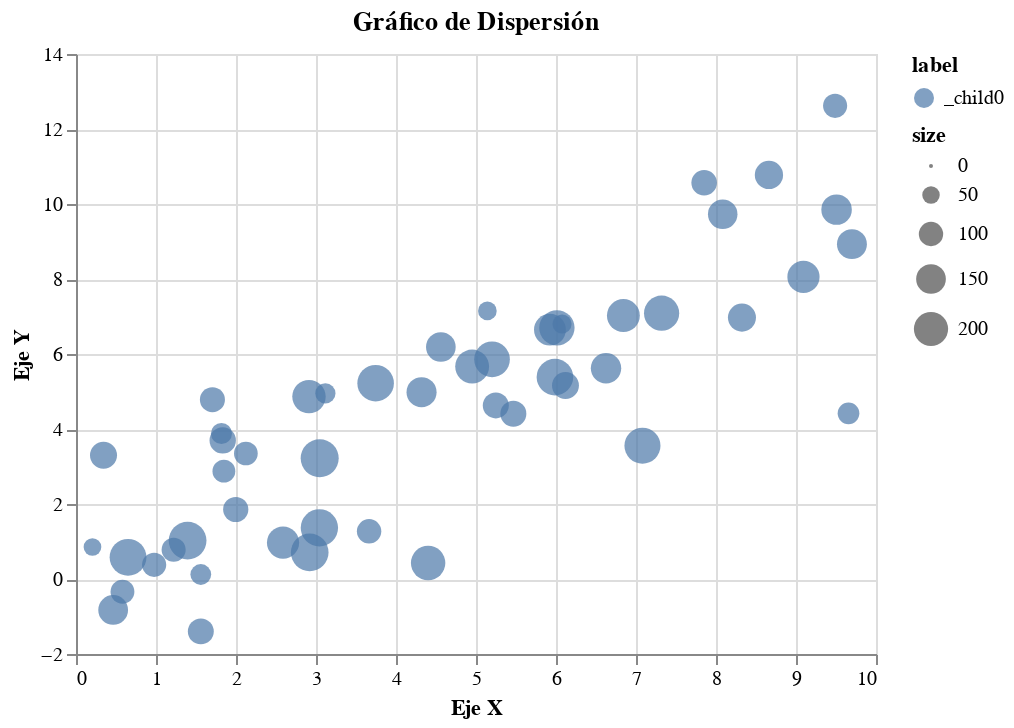

The cell this chart's notebook holds for it:
### Markdown cell above
## 1. Gráfico de Dispersión

### Code cell
# Crear un gráfico de dispersión en Matplotlib
fig, ax = plt.subplots(figsize=(8, 6))

# Generar datos
np.random.seed(42)
x = np.random.rand(50) * 10
y = x + np.random.randn(50) * 2
sizes = np.random.rand(50) * 200 + 50

# Crear el gráfico de dispersión
scatter = ax.scatter(x, y, s=sizes, alpha=0.6, c=x, cmap='viridis')

ax.set_title('Gráfico de Dispersión')
ax.set_xlabel('Eje X')
ax.set_ylabel('Eje Y')
ax.grid(True, alpha=0.3)

plt.colorbar(scatter, ax=ax, label='Valor X')
plt.show()

# Detectar el tipo de gráfico
plot_type = detect_plot_type(ax)
print(f"Tipo de gráfico detectado: {plot_type}")

# Convertir a Vega-Lite
vega_scatter = mpl_to_vega(fig, ax, verbose=True)

# Mostrar el gráfico de Vega-Lite
vega_scatter

### Figure 1 — Vega-Lite specification as saved in the notebook (floating-point values rounded to 4 significant figures)
{"config": {"view": {"continuousWidth": 300, "continuousHeight": 300}}, "data": {"name": "data-80aa62fc8f5d39234dad17553a6759ef"}, "mark": {"type": "circle"}, "encoding": {"color": {"field": "label", "type": "nominal"}, "size": {"field": "size", "type": "quantitative"}, "x": {"field": "x", "title": "Eje X", "type": "quantitative"}, "y": {"field": "y", "title": "Eje Y", "type": "quantitative"}}, "height": 300, "title": "Gráfico de Dispersión", "width": 400, "$schema": "https://vega.github.io/schema/vega-lite/v5.20.1.json", "datasets": {"data-80aa62fc8f5d39234dad17553a6759ef": [{"x": 3.745, "y": 5.222, "size": 228.5, "label": "_child0"}, {"x": 9.507, "y": 9.85, "size": 157.9, "label": "_child0"}, {"x": 7.32, "y": 7.089, "size": 211.5, "label": "_child0"}, {"x": 5.987, "y": 5.384, "size": 229.2, "label": "_child0"}, {"x": 1.56, "y": -1.397, "size": 113.6, "label": "_child0"}, {"x": 1.56, "y": 0.1203, "size": 72.01, "label": "_child0"}, {"x": 0.5808, "y": -0.3404, "size": 95.59, "label": "_child0"}, {"x": 8.662, "y": 10.78, "size": 135.4, "label": "_child0"}, {"x": 6.011, "y": 6.698, "size": 213.6, "label": "_child0"}, {"x": 7.081, "y": 3.555, "size": 222.1, "label": "_child0"}, {"x": 0.2058, "y": 0.854, "size": 51.39, "label": "_child0"}, {"x": 9.699, "y": 8.929, "size": 152.1, "label": "_child0"}, {"x": 8.324, "y": 6.971, "size": 133.5, "label": "_child0"}, {"x": 2.123, "y": 3.347, "size": 94.42, "label": "_child0"}, {"x": 1.818, "y": 3.88, "size": 73.97, "label": "_child0"}, {"x": 1.834, "y": 3.697, "size": 117.5, "label": "_child0"}, {"x": 3.042, "y": 1.364, "size": 238.6, "label": "_child0"}, {"x": 5.248, "y": 4.629, "size": 114.6, "label": "_child0"}, {"x": 4.319, "y": 4.982, "size": 153.8, "label": "_child0"}, {"x": 2.912, "y": 4.863, "size": 190.6, "label": "_child0"}, {"x": 6.119, "y": 5.16, "size": 122.7, "label": "_child0"}, {"x": 1.395, "y": 1.024, "size": 244.4, "label": "_child0"}, {"x": 2.921, "y": 0.7088, "size": 242.5, "label": "_child0"}, {"x": 3.664, "y": 1.271, "size": 100.4, "label": "_child0"}, {"x": 4.561, "y": 6.186, "size": 149.4, "label": "_child0"}, {"x": 7.852, "y": 10.56, "size": 110.2, "label": "_child0"}, {"x": 1.997, "y": 1.853, "size": 107.0, "label": "_child0"}, {"x": 5.142, "y": 7.149, "size": 57.38, "label": "_child0"}, {"x": 5.924, "y": 6.647, "size": 171.9, "label": "_child0"}, {"x": 0.4645, "y": -0.8257, "size": 150.5, "label": "_child0"}, {"x": 6.075, "y": 6.798, "size": 60.3, "label": "_child0"}, {"x": 1.705, "y": 4.781, "size": 105.7, "label": "_child0"}, {"x": 0.6505, "y": 0.5789, "size": 231.7, "label": "_child0"}, {"x": 9.489, "y": 12.62, "size": 97.91, "label": "_child0"}, {"x": 9.656, "y": 4.417, "size": 78.98, "label": "_child0"}, {"x": 8.084, "y": 9.728, "size": 147.9, "label": "_child0"}, {"x": 3.046, "y": 3.22, "size": 247.1, "label": "_child0"}, {"x": 0.9767, "y": 0.3787, "size": 98.41, "label": "_child0"}, {"x": 6.842, "y": 7.026, "size": 184.4, "label": "_child0"}, {"x": 4.402, "y": 0.4264, "size": 202.3, "label": "_child0"}, {"x": 1.22, "y": 0.781, "size": 97.53, "label": "_child0"}, {"x": 4.952, "y": 5.666, "size": 195.6, "label": "_child0"}, {"x": 0.3439, "y": 3.3, "size": 123.6, "label": "_child0"}, {"x": 9.093, "y": 8.057, "size": 176.5, "label": "_child0"}, {"x": 2.588, "y": 0.9708, "size": 176.7, "label": "_child0"}, {"x": 6.625, "y": 5.622, "size": 157.2, "label": "_child0"}, {"x": 3.117, "y": 4.948, "size": 68.06, "label": "_child0"}, {"x": 5.201, "y": 5.858, "size": 217.1, "label": "_child0"}, {"x": 5.467, "y": 4.408, "size": 114.2, "label": "_child0"}, {"x": 1.849, "y": 2.875, "size": 87.3, "label": "_child0"}]}}
